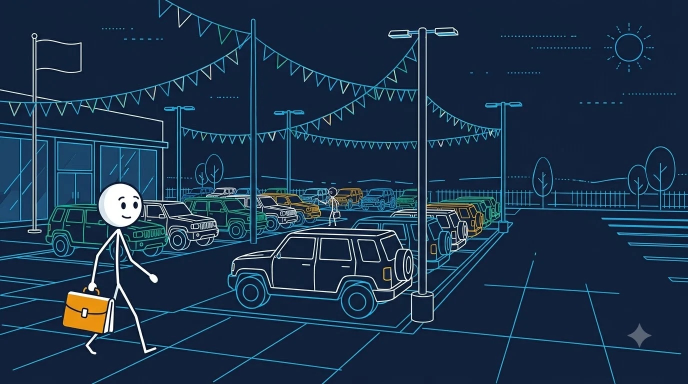
#> input picture projects/dealership-trap/img/s01.jpg, 1376 x 768 px (shown at 1/2 size); its folder holds only this picture in this run
$ python ingest_shots.py
#> lines starting #> are read from the running program, lines starting #| are printed output that depends on the picture
import os, glob, re
from PIL import Image, ImageDraw

def main():
    proj_dir = os.path.dirname(os.path.abspath(__file__))
    dl_dir = os.path.join(os.path.expanduser("~"), "Downloads", "stick_dealership-trap")
    img_dir = os.path.join(proj_dir, "img")
    os.makedirs(img_dir, exist_ok=True)

    files = glob.glob(os.path.join(dl_dir, "*.*"))
    shots = {}
    for f in files:
        base = os.path.basename(f)
        m = re.match(r"^(\d+)(?:\s*\(\d+\))?\s*-\s*", base)
        if m:
            s_idx = int(m.group(1))
            try:
                test_im = Image.open(f)
                px = test_im.getpixel((10, 10))
                # Skip if accidental magenta background
                if px[0] > 200 and px[2] > 200:
                    continue
                shots[s_idx] = f
            except Exception:
                shots[s_idx] = f

    print(f"Found {len(shots)} shots in {dl_dir}")
    converted = 0
    for s in range(1, 35):
        if s in shots:
            src = shots[s]
            im = Image.open(src).convert("RGB")
            dst = os.path.join(img_dir, f"s{s:02d}.jpg")
            im.save(dst, quality=95)
            converted += 1
        else:
            print(f"Missing shot: {s}")

    print(f"Successfully converted {converted}/34 shots to {img_dir}")

    # Build review.jpg contact sheet
    paths = [os.path.join(img_dir, f"s{s:02d}.jpg") for s in range(1, 35) if os.path.exists(os.path.join(img_dir, f"s{s:02d}.jpg"))]
    if paths:
        cols = 6
        tw, th = 384, 216
        rows = (len(paths) + cols - 1) // cols
        grid = Image.new("RGB", (tw * cols, th * rows), (15, 23, 42))
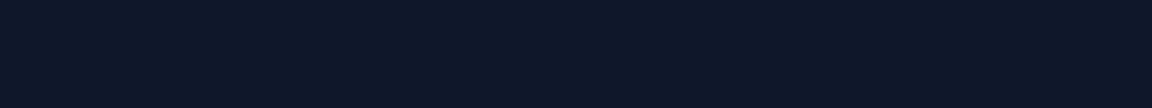
#> grid: PIL image 2304x216 RGB (shown at 1/2 size); mean R, G, B 15, 23, 42
        for idx, p in enumerate(paths):
            im = Image.open(p).resize((tw, th), Image.LANCZOS)
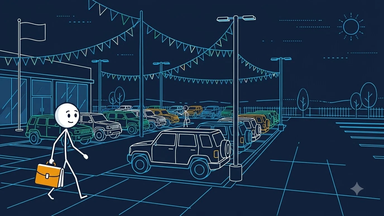
#> im: PIL image 384x216 RGB; mean R, G, B 26.8, 48.9, 73.3
            x = (idx % cols) * tw
            y = (idx // cols) * th
            grid.paste(im, (x, y))
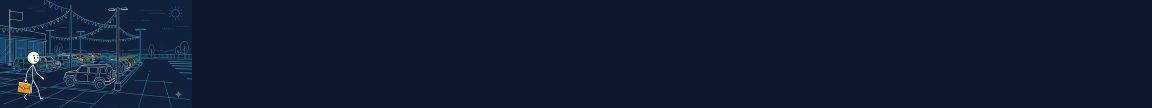
#> grid: PIL image 2304x216 RGB (shown at 1/2 size); mean R, G, B 17, 27.3, 47.2
            d = ImageDraw.Draw(grid)
            d.text((x + 10, y + 10), f"s{idx+1:02d}", fill=(255, 255, 255))
        grid.save(os.path.join(proj_dir, "review.jpg"), quality=90)
        print("Created review.jpg contact sheet")

if __name__ == "__main__":
    main()
